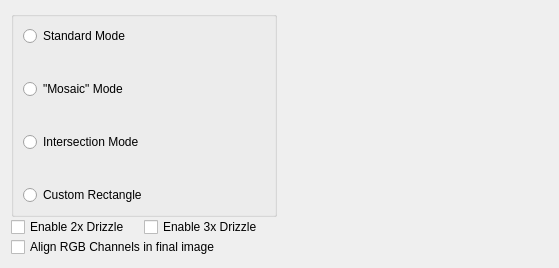
<?xml version="1.0" encoding="UTF-8"?>
<ui version="4.0">
 <class>DSS::ResultParameters</class>
 <widget class="QWidget" name="DSS::ResultParameters">
  <property name="geometry">
   <rect>
    <x>0</x>
    <y>0</y>
    <width>559</width>
    <height>268</height>
   </rect>
  </property>
  <property name="windowTitle">
   <string>Result</string>
  </property>
  <layout class="QHBoxLayout" name="horizontalLayout_3">
   <item>
    <layout class="QVBoxLayout" name="verticalLayout_3">
     <item>
      <layout class="QVBoxLayout" name="verticalLayout_2" stretch="0,0,0">
       <property name="spacing">
        <number>0</number>
       </property>
       <item>
        <widget class="QGroupBox" name="modeGroup">
         <layout class="QVBoxLayout" name="verticalLayout_4">
          <item>
           <widget class="QRadioButton" name="normalMode">
            <property name="text">
             <string>Standard Mode</string>
            </property>
           </widget>
          </item>
          <item>
           <spacer name="verticalSpacer">
            <property name="orientation">
             <enum>Qt::Vertical</enum>
            </property>
            <property name="sizeHint" stdset="0">
             <size>
              <width>20</width>
              <height>40</height>
             </size>
            </property>
           </spacer>
          </item>
          <item>
           <widget class="QRadioButton" name="mosaicMode">
            <property name="text">
             <string>&quot;Mosaic&quot; Mode</string>
            </property>
           </widget>
          </item>
          <item>
           <spacer name="verticalSpacer_2">
            <property name="orientation">
             <enum>Qt::Vertical</enum>
            </property>
            <property name="sizeHint" stdset="0">
             <size>
              <width>20</width>
              <height>40</height>
             </size>
            </property>
           </spacer>
          </item>
          <item>
           <widget class="QRadioButton" name="intersectionMode">
            <property name="text">
             <string>Intersection Mode</string>
            </property>
           </widget>
          </item>
          <item>
           <spacer name="verticalSpacer_3">
            <property name="orientation">
             <enum>Qt::Vertical</enum>
            </property>
            <property name="sizeHint" stdset="0">
             <size>
              <width>20</width>
              <height>40</height>
             </size>
            </property>
           </spacer>
          </item>
          <item>
           <widget class="QRadioButton" name="customMode">
            <property name="text">
             <string>Custom Rectangle</string>
            </property>
           </widget>
          </item>
         </layout>
        </widget>
       </item>
       <item>
        <layout class="QHBoxLayout" name="horizontalLayout_2">
         <property name="spacing">
          <number>0</number>
         </property>
         <property name="leftMargin">
          <number>0</number>
         </property>
         <item>
          <widget class="QCheckBox" name="drizzle2x">
           <property name="text">
            <string>Enable 2x Drizzle</string>
           </property>
          </widget>
         </item>
         <item>
          <widget class="QCheckBox" name="drizzle3x">
           <property name="text">
            <string>Enable 3x Drizzle</string>
           </property>
          </widget>
         </item>
        </layout>
       </item>
       <item>
        <layout class="QHBoxLayout" name="horizontalLayout">
         <property name="spacing">
          <number>0</number>
         </property>
         <property name="topMargin">
          <number>0</number>
         </property>
         <property name="bottomMargin">
          <number>0</number>
         </property>
         <item>
          <widget class="QCheckBox" name="alignRGB">
           <property name="text">
            <string>Align RGB Channels in final image</string>
           </property>
          </widget>
         </item>
        </layout>
       </item>
      </layout>
     </item>
    </layout>
   </item>
   <item>
    <layout class="QVBoxLayout" name="verticalLayout" stretch="80,20">
     <item>
      <widget class="QLabel" name="previewImage">
       <property name="text">
        <string/>
       </property>
       <property name="alignment">
        <set>Qt::AlignCenter</set>
       </property>
      </widget>
     </item>
     <item>
      <widget class="QLabel" name="modeText">
       <property name="text">
        <string/>
       </property>
       <property name="alignment">
        <set>Qt::AlignHCenter|Qt::AlignTop</set>
       </property>
       <property name="wordWrap">
        <bool>true</bool>
       </property>
      </widget>
     </item>
    </layout>
   </item>
  </layout>
 </widget>
 <resources/>
 <connections/>
</ui>
